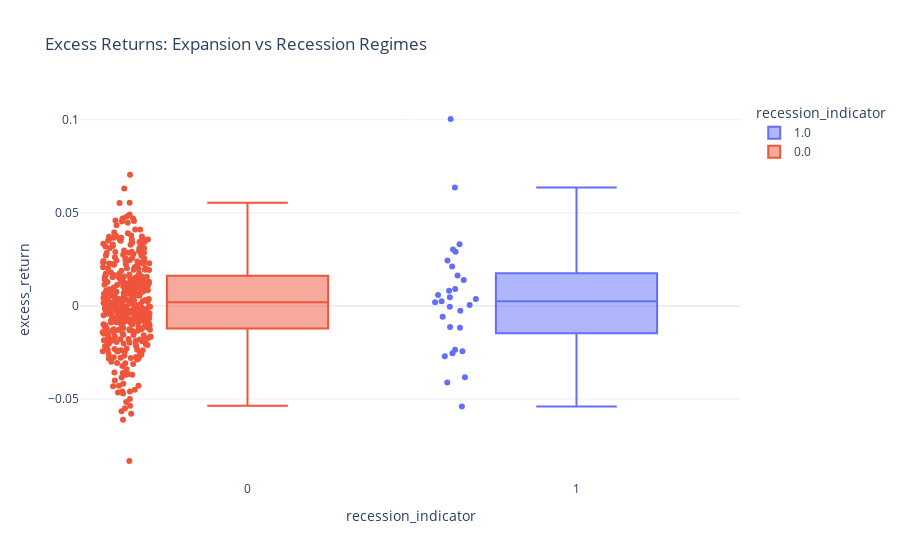

The notebook cell saved with this chart:
### Markdown cell above
`recession_indicator` is a boolean (true/false) indicator, not a numerical feature.

### Code cell
# recession check
fig_box = px.box(
    df_final, x='recession_indicator', y='excess_return',
    color='recession_indicator',
    title="Excess Returns: Expansion vs Recession Regimes",
    points="all",
    template='plotly_white'
)
fig_box.show()

### Figure 1 — Plotly figure (JSON) as saved in the notebook; plotly's stock layout.template omitted (floating-point values rounded to 4 significant figures; data arrays with more than 128 entries replaced by an {"elided": "..."} marker saying what was removed)
{"data": [{"alignmentgroup": "True", "boxpoints": "all", "hovertemplate": "recession_indicator=%{x}<br>excess_return=%{y}<extra></extra>", "legendgroup": "1.0", "marker": {"color": "#636efa"}, "name": "1.0", "notched": false, "offsetgroup": "1.0", "orientation": "v", "showlegend": true, "type": "box", "x": [1, 1, 1, 1, 1, 1, 1, 1, 1, 1, 1, 1, 1, 1, 1, 1, 1, 1, 1, 1, 1, 1, 1, 1, 1, 1, 1, 1, 1], "x0": " ", "xaxis": "x", "y": [0.0047, -0.005758, 0.002517, 0.03309, 0.02123, 0.02434, 0.02903, -0.04118, -0.02353, 0.01389, 0.009092, -0.027, -0.0244, 0.008133, 0.001967, 0.01629, 0.00045, -0.01175, 0.1004, 0.06362, -0.05403, -0.01136, 0.03024, -0.03838, -0.02542, -0.002658, 0.003692, 0.005867, -0.000475], "y0": " ", "yaxis": "y"}, {"alignmentgroup": "True", "boxpoints": "all", "hovertemplate": "recession_indicator=%{x}<br>excess_return=%{y}<extra></extra>", "legendgroup": "0.0", "marker": {"color": "#EF553B"}, "name": "0.0", "notched": false, "offsetgroup": "0.0", "orientation": "v", "showlegend": true, "type": "box", "x": {"elided": "389 int values"}, "x0": " ", "xaxis": "x", "y": {"elided": "389 float values"}, "y0": " ", "yaxis": "y"}], "layout": {"boxmode": "overlay", "legend": {"title": {"text": "recession_indicator"}, "tracegroupgap": 0}, "title": {"text": "Excess Returns: Expansion vs Recession Regimes"}, "xaxis": {"anchor": "y", "categoryarray": [1, 0], "categoryorder": "array", "domain": [0, 1], "title": {"text": "recession_indicator"}}, "yaxis": {"anchor": "x", "domain": [0, 1], "title": {"text": "excess_return"}}}}
